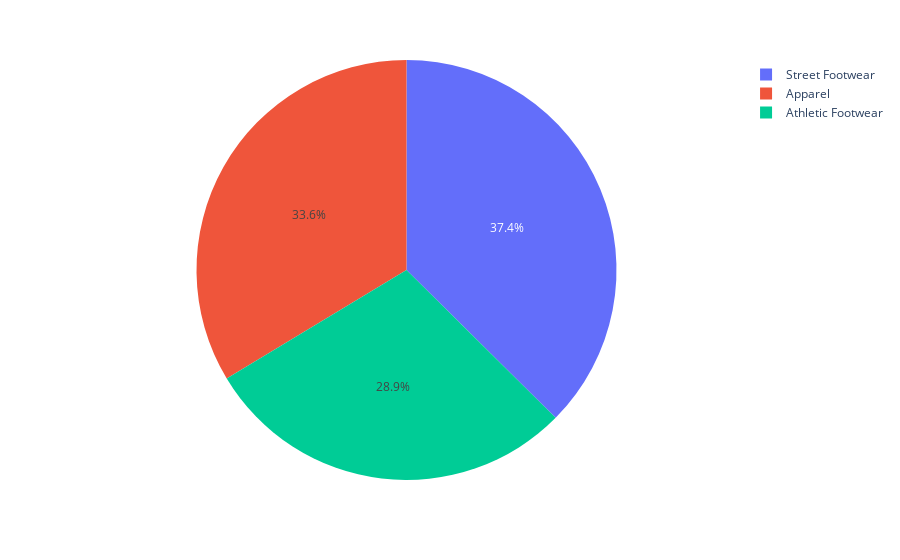

The notebook cell this image was saved under:
### Code cell
#sales by category 
px.pie(sales,sales['category'],values=sales['total_sales'],labels=sales['category'])

### Figure 1 — Plotly figure (JSON) as saved in the notebook; plotly's stock layout.template omitted (floating-point values rounded to 4 significant figures; data arrays with more than 128 entries replaced by an {"elided": "..."} marker saying what was removed)
{"data": [{"domain": {"x": [0, 1], "y": [0, 1]}, "hovertemplate": "category=%{label}<br>total_sales=%{value}<extra></extra>", "labels": {"elided": "9648 str values"}, "legendgroup": "", "name": "", "showlegend": true, "type": "pie", "values": {"elided": "9648 int values"}}], "layout": {"legend": {"tracegroupgap": 0}, "margin": {"t": 60}}}
